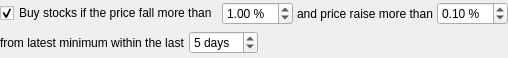
<?xml version="1.0" encoding="UTF-8"?>
<ui version="4.0">
 <class>BuyDecision4ConfigWidget</class>
 <widget class="QWidget" name="BuyDecision4ConfigWidget">
  <property name="geometry">
   <rect>
    <x>0</x>
    <y>0</y>
    <width>505</width>
    <height>58</height>
   </rect>
  </property>
  <layout class="QVBoxLayout" name="verticalLayout">
   <property name="spacing">
    <number>4</number>
   </property>
   <property name="leftMargin">
    <number>0</number>
   </property>
   <property name="topMargin">
    <number>0</number>
   </property>
   <property name="rightMargin">
    <number>0</number>
   </property>
   <property name="bottomMargin">
    <number>0</number>
   </property>
   <item>
    <layout class="QHBoxLayout" name="horizontalLayout">
     <property name="spacing">
      <number>4</number>
     </property>
     <item>
      <widget class="QCheckBox" name="enabledCheckBox">
       <property name="text">
        <string>Buy stocks if the price fall more than</string>
       </property>
       <property name="checked">
        <bool>true</bool>
       </property>
      </widget>
     </item>
     <item>
      <widget class="QDoubleSpinBox" name="priceFallDoubleSpinBox">
       <property name="suffix">
        <string notr="true"> %</string>
       </property>
       <property name="singleStep">
        <double>0.100000000000000</double>
       </property>
       <property name="value">
        <double>1.000000000000000</double>
       </property>
      </widget>
     </item>
     <item>
      <widget class="QLabel" name="label">
       <property name="text">
        <string>and price raise more than</string>
       </property>
      </widget>
     </item>
     <item>
      <widget class="QDoubleSpinBox" name="loseYieldDoubleSpinBox">
       <property name="suffix">
        <string notr="true"> %</string>
       </property>
       <property name="singleStep">
        <double>0.100000000000000</double>
       </property>
       <property name="value">
        <double>0.100000000000000</double>
       </property>
      </widget>
     </item>
     <item>
      <spacer name="horizontalSpacer">
       <property name="orientation">
        <enum>Qt::Orientation::Horizontal</enum>
       </property>
       <property name="sizeHint" stdset="0">
        <size>
         <width>40</width>
         <height>20</height>
        </size>
       </property>
      </spacer>
     </item>
    </layout>
   </item>
   <item>
    <layout class="QHBoxLayout" name="horizontalLayout_2">
     <property name="spacing">
      <number>4</number>
     </property>
     <item>
      <widget class="QLabel" name="label_2">
       <property name="text">
        <string>from latest minimum within the last</string>
       </property>
      </widget>
     </item>
     <item>
      <widget class="QSpinBox" name="durationSpinBox">
       <property name="suffix">
        <string> days</string>
       </property>
       <property name="value">
        <number>5</number>
       </property>
      </widget>
     </item>
     <item>
      <spacer name="horizontalSpacer_2">
       <property name="orientation">
        <enum>Qt::Orientation::Horizontal</enum>
       </property>
       <property name="sizeHint" stdset="0">
        <size>
         <width>40</width>
         <height>20</height>
        </size>
       </property>
      </spacer>
     </item>
    </layout>
   </item>
  </layout>
 </widget>
 <resources/>
 <connections/>
</ui>
